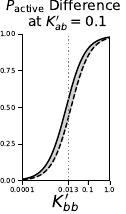

Reproduce this figure in Python.
import numpy as np
import matplotlib.pyplot as plt
from matplotlib import rcParams

rcParams['font.family'] = 'Roboto'
rcParams['figure.figsize'] = (3/2.54, 5.5/2.54)  
rcParams['figure.dpi'] = 300
rcParams['axes.linewidth'] = 0.5
rcParams['xtick.major.width'] = 0.5
rcParams['ytick.major.width'] = 0.5

def equation1(x, B, A_B, s):
    numerator = B/s + A_B/(s**2)
    denominator = numerator + 1 + (B + A_B)/x
    return np.where(x > 0, numerator / denominator, 0) * (x < 1)

def equation2(x, B2, A_B2, s):
    numerator = B2/s + A_B2/(s**2)
    denominator = numerator + 1 + (B2 + A_B2)/x
    return np.where(x > 0, numerator / denominator, 0) * (x < 1)

x = np.logspace(-4, 0, 1000)

s = 0.1
B, A_B = 0, 1  
B2, A_B2 = 10/12.6, 1  

y1 = equation1(x, B, A_B, s)
y2 = equation2(x, B2, A_B2, s)

fig, ax = plt.subplots()

ax.semilogx(x, y1, color='black', linestyle='-', linewidth=1, label='Equation 1')
ax.semilogx(x, y2, color='black', linestyle='--', linewidth=1, label='Equation 2')

ax.fill_between(x, y1, y2, where=(y2 > y1), color='lightgray', alpha=0.5)
ax.fill_between(x, y1, y2, where=(y1 > y2), color='darkgray', alpha=0.5)

ax.set_xlabel(r"$K_{bb}'$", fontsize=12, labelpad=0)
ax.set_xlim(1e-4, 1)
ax.set_ylim(0, 1)

ax.set_title("$P_{\mathrm{active}}$ Difference \n at $K_{ab}' = 0.1$", fontsize=10, pad=5)

xticks = [1e-4, 0.013, 0.1, 1]
ax.set_xticks(xticks)

ax.set_yticks([0.0, 0.25, 0.50, 0.75, 1.0])
ax.set_xticklabels(['{:.4f}'.format(x) if x < 1e-3 else '{:.3f}'.format(x) if x < 0.1 else '{:.1f}'.format(x) for x in xticks])

ax.tick_params(axis='both', which='major', labelsize=5, pad=2, length=3, width=0.5)

ax.axvline(0.013, color='gray', linestyle=':', linewidth=1)

ax.spines['top'].set_visible(False)
ax.spines['right'].set_visible(False)

plt.tight_layout(pad=0.1)
plt.savefig('Fig5G.pdf', format='pdf', bbox_inches='tight', dpi=330 , pad_inches=0)
plt.savefig('Fig5G.png', format='png', bbox_inches='tight', dpi=300)
plt.close()
